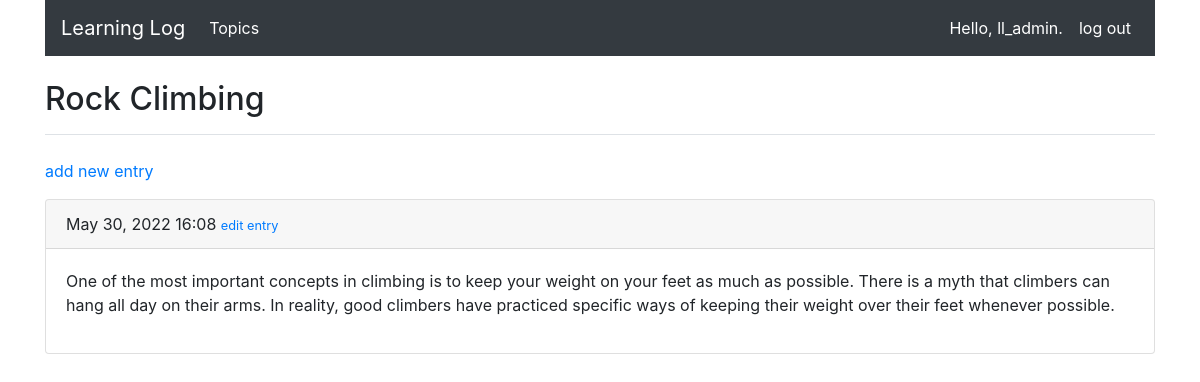
The page /topics/2/ (signed in) on the database its author committed.
### learning_logs/models.py (models this page shows, shortened)
class Topic(models.Model):
    text = models.CharField(max_length=200)
    date_added = models.DateTimeField(auto_now_add=True)
    owner = models.ForeignKey(User, on_delete=models.CASCADE)
    def __str__(self):
        return self.text

class Entry(models.Model):
    topic = models.ForeignKey(Topic, on_delete = models.CASCADE)
    text = models.TextField()
    date_added = models.DateTimeField(auto_now_add = True)
    class Meta:
        verbose_name_plural = 'entries'

### learning_logs/views.py (the view)
# urls.py: path('topics/<int:topic_id>/', views.topic, name='topic'),
@login_required
def topic(request, topic_id):
    topic = Topic.objects.get(id = topic_id)
    if topic.owner != request.user:
        raise Http404
    entries = topic.entry_set.order_by('-date_added')
    context = {'topic': topic, 'entries': entries}
    return render(request, 'learning_logs/topic.html', context)

### learning_logs/templates/learning_logs/topic.html
{% extends "learning_logs/base.html" %}
{% block header %}
  <h2>{{ topic }}</h2>
{% endblock header %}
{% block content %}
  <p>
    <a href="{% url 'learning_logs:new_entry' topic.id %}">add new entry</a>
  </p>
    {% for entry in entries %}
      <div class="card mb-3">
        <div class="card-header">
            {{ entry.date_added|date:'M d, Y H:i' }}
            <small>
              <a href="{% url 'learning_logs:edit_entry' entry.id %}">
                edit entry
              </a>
            </small>
        </div>
        <div class="card-body">
          {{ entry.text|linebreaks|truncatewords:50 }}
        </div>
      </div>
    {% empty %}
      There are no entries for this topic yet.
    {% endfor %}
{% endblock content %}

### learning_logs/templates/learning_logs/base.html (shortened to what this page needs)
<!DOCTYPE html>
<html lang="en">
  <head>
    <link rel="stylesheet" href="https://maxcdn.bootstrapcdn.com/bootstrap/4.0.0/css/bootstrap.min.css">
  </head>
  <body>
    <div class="container">
      <nav class="navbar navbar-expand-md navbar-dark bg-dark">
        <a class="navbar-brand" href="{% url 'learning_logs:index' %}">Learning Log</a>
        <div class="collapse navbar-collapse" id="collapsibleNavbar">
          <ul class="navbar-nav mr-auto">
            <li class="nav-item active">
              <a class="nav-link" href="{% url 'learning_logs:topics' %}">Topics</a>
            </li>
          </ul>
          <ul class="navbar-nav ml-auto">
            {% if user.is_authenticated %}
              <li class="nav-item active">
                <a class="nav-link">Hello, {{ user.username }}.</a>
              </li>
              <li class="nav-item active">
                <a class="nav-link" href="{% url 'users:logout' %}">log out</a>
              </li>
            {% endif %}
          </ul>
        </div>
      </nav>
    </div>
    <div class="container">
      <div class="pb-2 mt-4 mb-2 border-bottom">
        {% block header %}{% endblock header %}
      </div>
      <div class="pb-3 mt-4 mb-2">
        {% block content %}{% endblock content %}
      </div>
    </div>
  </body>
</html>

### rows shown on the page
Topic: text "Rock Climbing"
Entry: date_added "May 30, 2022 16:08", text "One of the most important concepts in climbing is to keep your weight on your feet as much as possible. There is a myth that climbers can hang all day on their arms. In reality, good climbers have practiced specific ways of keeping their weight over their feet whenever possible."

### other values the page prints
{{ user.username }} "ll_admin"
